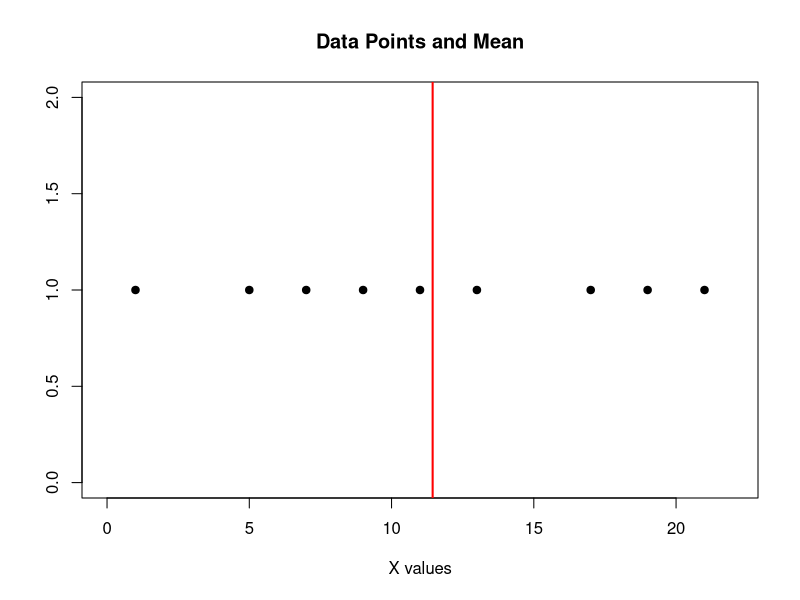
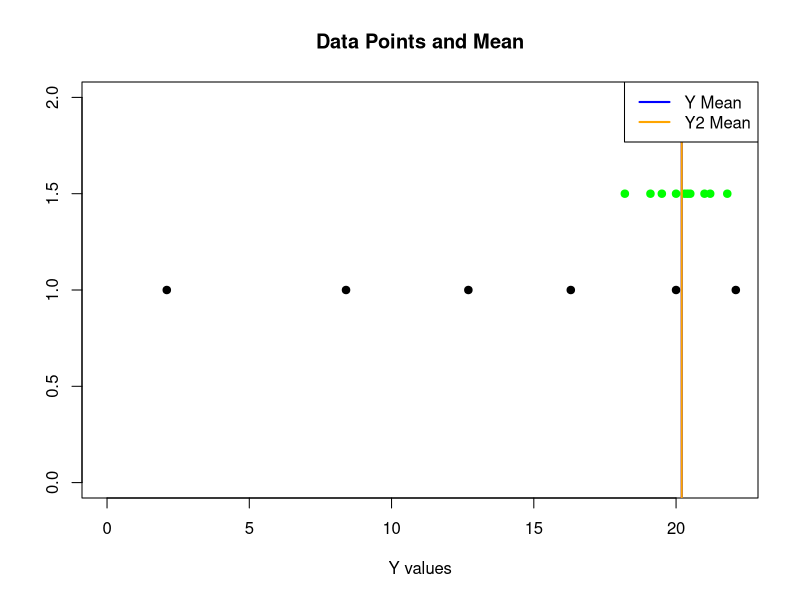
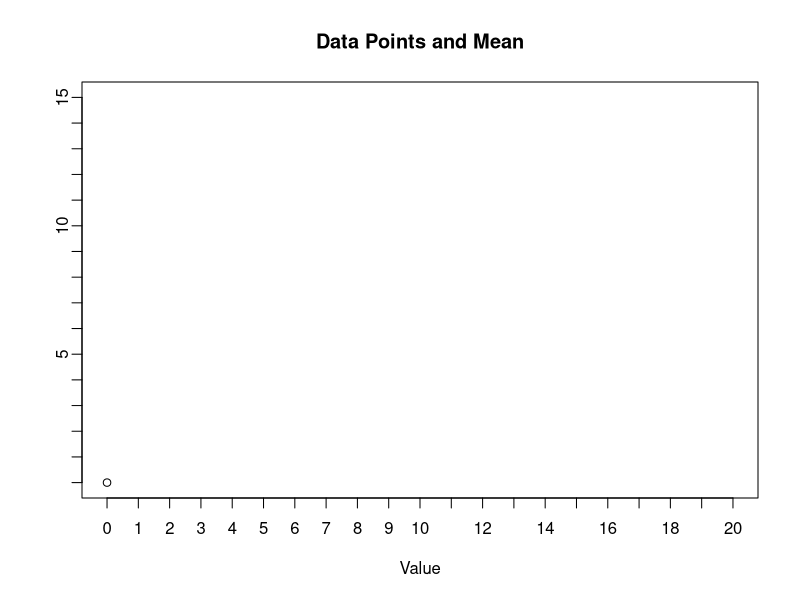
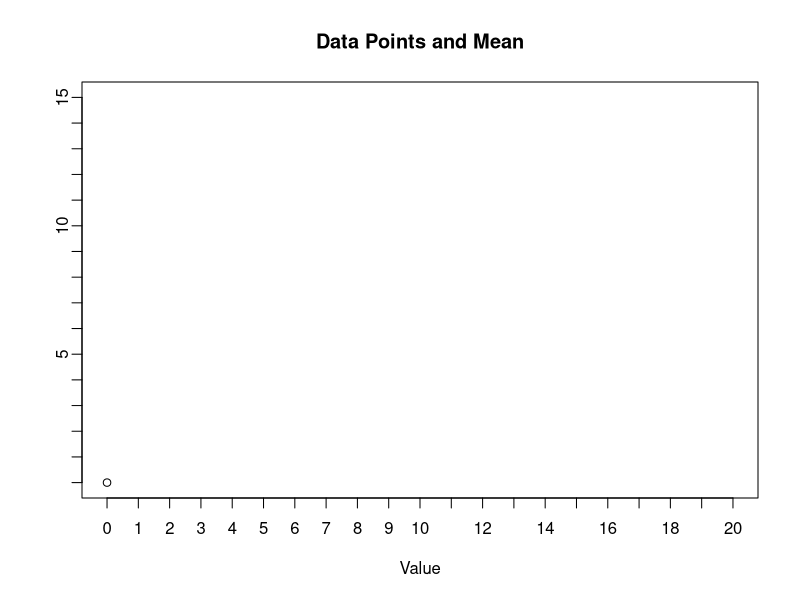

Here is the R script that generated these plots, in order:
## ---- chunk 1
X <- c(1,7,21,13,19,5,9,17,11) #create object X with data points

mean_X <- mean(X) #create object mean_X with the mean of X
plot(X, rep(1,length(X)), xlim=c(0,22), ylim=c(0,2), pch=19, xlab="X values", ylab="", main="Data Points and Mean") #plot the data points
abline(v=mean_X, col="red", lwd=2) #add vertical
# line for the mean



## ---- chunk 2
Y <- c(2.1, 8.4, 12.7, 16.3, 20.0, 22.1, 25.9, 29.2, 30.5, 34.8) #create object Y with data points
# second object Y2 with different spread but same mean
mean_Y <- mean(Y) #create object mean_Y with the mean of Y

Y2 <- c(18.2, 19.1, 19.5, 20.0, 20.3, 20.4, 20.5, 21.0, 21.2, 21.8) #create object Y2 with data points
mean_Y2 <- mean(Y2) #create object mean_Y2 with the mean of Y


plot(Y, rep(1,length(Y)), xlim=c(0,22), ylim=c
     (0,2), pch=19, xlab="Y values", ylab="", main="Data Points and Mean") #plot the data points

abline(v=mean_Y, col="blue", lwd=2) #add vertical line for the mean

# Add Y2 to the first plot

points(Y2, rep(1.5,length(Y2)), pch=19, col="green") #plot Y2 data points
abline(v=mean_Y2, col="orange", lwd=2) #add
# vertical line for the mean of Y2
legend("topright", legend=c("Y Mean", "Y2 Mean"), col=c("blue", "orange"), lwd=2)




## ---- chunk 3
# Create a blank grid with both x and y axes numbered 0 to 20 and labeled
plot(0, 0, xlim=c(0, 20), ylim=c(0, 15), xlab="Value", ylab="", main="Data Points and Mean", xaxt='n', yaxt='n') # Create blank plot
axis(1, at=seq(0, 20, by=1)) # Add x-axis with ticks from 0 to 20
# add ticks and labels for y axis
axis(2, at=seq(0, 15, by=1), labels=rep("", 16)) # Add y-axis with ticks from 0 to 15 without labels
# label the y axis ticks at 5, 10, and 15
mtext(c("5", "10", "15"), side=2, at=c(5, 10, 15), line=0.5) # Label y-axis ticks at 5, 10, and 15



## ---- chunk 4
# Create a blank grid with both x and y axes numbered 0 to 20 and labeled
plot(0, 0, xlim=c(0, 20), ylim=c(0, 15), xlab="Value", ylab="", main="Data Points and Mean", xaxt='n', yaxt='n') # Create blank plot
axis(1, at=seq(0, 20, by=1)) # Add x-axis with ticks from 0 to 20
# add ticks and labels for y axis
axis(2, at=seq(0, 15, by=1), labels=rep("", 16)) # Add y-axis with ticks from 0 to 15 without labels
# label the y axis ticks at 5, 10, and 15
mtext(c("5", "10", "15"), side=2, at=c(5, 10, 15), line=0.5) # Label y-axis ticks at 5, 10, and 15



